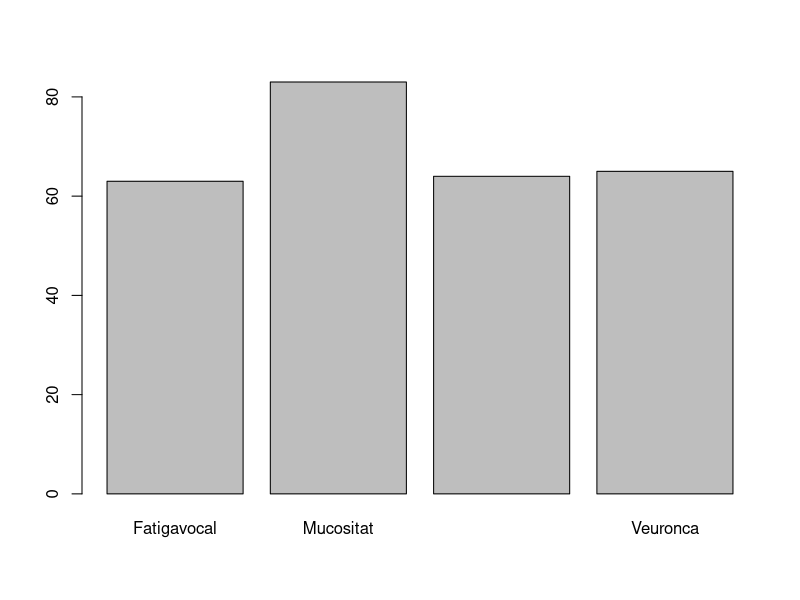
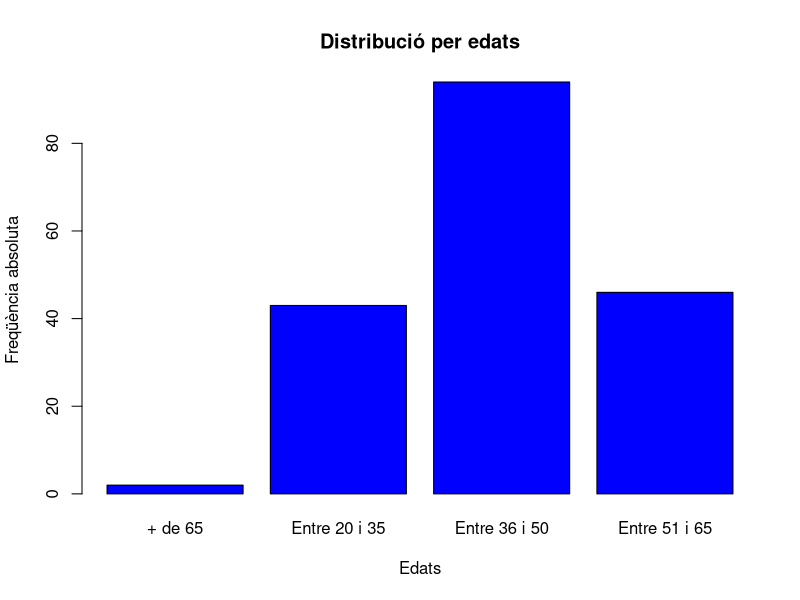
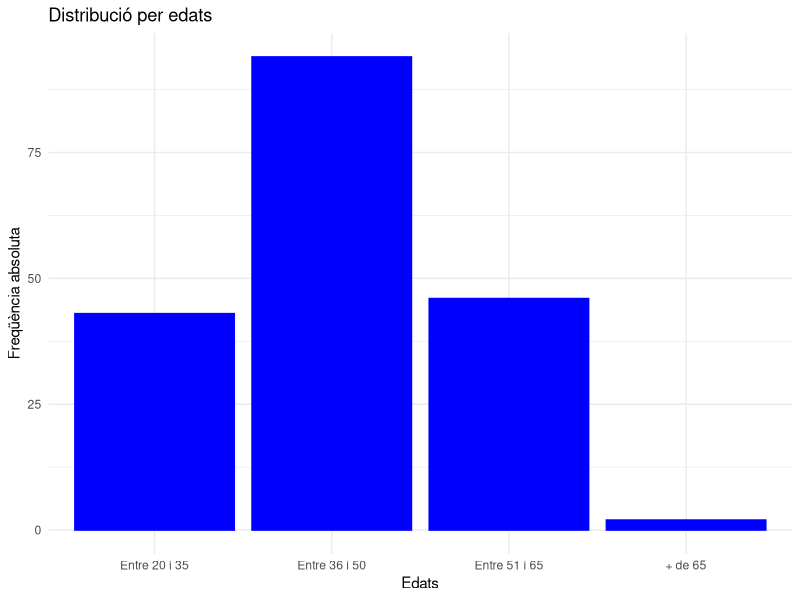
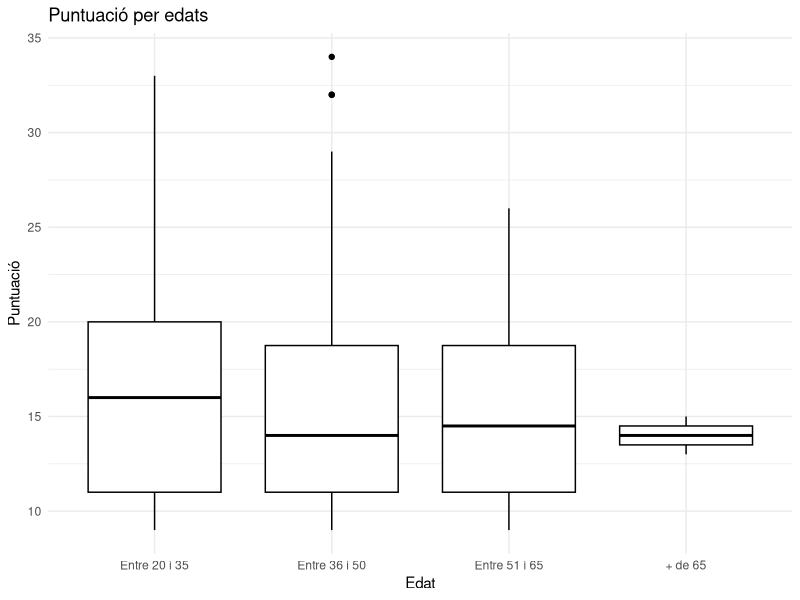

The R script that drew these images, in order:
## ---- chunk 1

library(tidyverse)
library(ggplot2)
## ---- chunk 2

#Aquí primer renombram les columnes perquè sigui més fàcil d'entendre
dades <- read.csv("Salut_Vocal_anonimizada.csv", sep = ";") 
dades <- dades %>% rename(
  p1 = La.gent.em.sent.amb.dificultat.a.causa.de.la.meva.veu,
  p2 = La.gent.no.m.entén.en.llocs.sorollosos,
  p3 = Els.meus.problemes.amb.la.veu.alteren.la.meva.vida.personal.i.social,
  p4 = Em.sent.desplaçat.de.les.converses.per.la.meva.veu,
  p5 = El.meu.problema.amb.la.veu.afecta.el.rendiment.laboral,
  p6 = Not.que.necessit.tensar.la.gola..gargamella..per.produir.la.veu,
  p7 = La.qualitat.de.la.meva.veu.és.imprevisible,
  p8 = La.meva.veu.em.molesta,
  p9 = La.meva.veu.em.fa.sentir.certa.minusvalidesa,
  p10 = La.gent.em.pregunta..què.et.passa.amb.la.veu.
  )


#Ara el que feim és canviar els caràcters pels factors corresponents. Farem els a la mateixa columna del data frame.
dades <- dades %>% mutate(
    p1 = factor(p1, 
    levels = c("Mai", "Gairebé mai", "A vegades", "Gairebé sempre", "Sempre"), 
    labels = c(0,1,2,3,4)),
    
    p2 = factor(p2, 
    levels = c("Mai", "Gairebé mai", "A vegades", "Gairebé sempre", "Sempre"), 
    labels = c(0,1,2,3,4)),
    
    p3 = factor(p3, 
    levels = c("Mai", "Gairebé mai", "A vegades", "Gairebé sempre", "Sempre"), 
    labels = c(0,1,2,3,4)),
    
    p4 = factor(p4, 
    levels = c("Mai", "Gairebé mai", "A vegades", "Gairebé sempre", "Sempre"), 
    labels = c(0,1,2,3,4)),
    
    p5 = factor(p5, 
    levels = c("Mai", "Gairebé mai", "A vegades", "Gairebé sempre", "Sempre"), 
    labels = c(0,1,2,3,4)),
    
    
    p6 = factor(p6, 
    levels = c("Mai", "Gairebé mai", "A vegades", "Gairebé sempre", "Sempre"), 
    labels = c(0,1,2,3,4)),
    
    p7 = factor(p7, 
    levels = c("Mai", "Gairebé mai", "A vegades", "Gairebé sempre", "Sempre"), 
    labels = c(0,1,2,3,4)),
    
    p8 = factor(p8, 
    levels = c("Mai", "Gairebé mai", "A vegades", "Gairebé sempre", "Sempre"), 
    labels = c(0,1,2,3,4)),
    
    p9 = factor(p9, 
    levels = c("Mai", "Gairebé mai", "A vegades", "Gairebé sempre", "Sempre"), 
    labels = c(0,1,2,3,4)),
    
    p10 = factor(p10, 
    levels = c("Mai", "Gairebé mai", "A vegades", "Gairebé sempre", "Sempre"), 
    labels = c(0,1,2,3,4)),
    
    .keep = "all", .after = Fa.alguna.de.les.activitats.següents..Es.pot.marcar.més.d.una.opció
  )

#Ara hem de passar les dades a numèric.

dades <- dades %>%
  mutate(across(29:38, as.numeric))

#Ara afegim una columna amb el sumatori

dades2 <- dades %>%
  select(-last_col())

dades2 <- dades2 %>%
  rowwise() %>%  # Para aplicar la operación fila por fila
  mutate(SumaFila = sum(c_across(29:37), na.rm = TRUE)) %>%
  ungroup()
dades2 <- dades2 %>% rename(simptomes = Aquest.mes.ha.tengut.algún.símptoma.vocal.dels.següents..Es.pot.marcar.més.d.una.opció)
simptomes_sep <- strsplit(dades2$simptomes, ",")
simptomes_sep <- simptomes_sep %>% unlist()
simptomes_sep <- gsub("\\s","", simptomes_sep)
simptomes_sep <- gsub("escanyada","",simptomes_sep)
simptomes_sep <- simptomes_sep[simptomes_sep != ""]
simptomes_sep
## ---- chunk 3
barplot(table(simptomes_sep))
## ---- chunk 4
dades$Quina.edat.té. <- dades$Quina.edat.té. %>% factor(levels = c("Entre 20 i 35", "Entre 36 i 50", "Entre 51 i 65", "+ de 65"))
conteig <- dades2$Quina.edat.té. %>% table()  

barplot(conteig, 
        main = "Distribució per edats",         
        xlab = "Edats",       
        ylab = "Freqüència absoluta",    
        col = "blue",                      
        border = "black")
## ---- chunk 5
dades2$Quina.edat.té. <- dades$Quina.edat.té. %>% factor(levels = c("Entre 20 i 35", "Entre 36 i 50", "Entre 51 i 65", "+ de 65"))
grafic <- dades %>% ggplot(aes(x = Quina.edat.té.)) + geom_bar(color = "blue", fill = "blue") + labs(x="Edats", y="Freqüència absoluta") + ggtitle("Distribució per edats") + theme_minimal()
grafic
## ---- chunk 6
grafic2 <- dades2 %>% select(Quina.edat.té., SumaFila) %>% ggplot(aes(x = Quina.edat.té., y = SumaFila)) + geom_boxplot( color = "black") + labs(x = "Edat", y = "Puntuació") + ggtitle("Puntuació per edats") + theme_minimal()
grafic2
